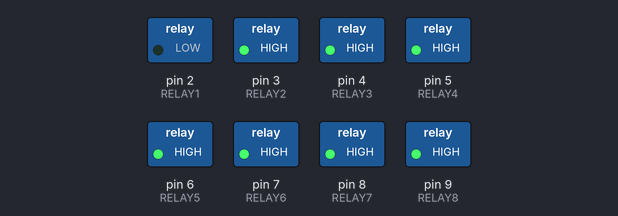
The sketch below on a simulated Arduino Uno, built with avr-gcc and run on an emulated ATmega328P. Parts: switched loads named in the sketch (green lamp = pin HIGH). What the sketch prints to the serial monitor is not drawn.

Above: at 0.7 s.
At 2.8 s:
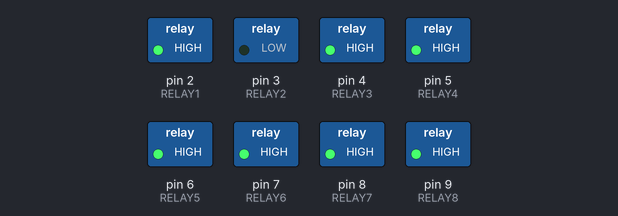
At 4.9 s:
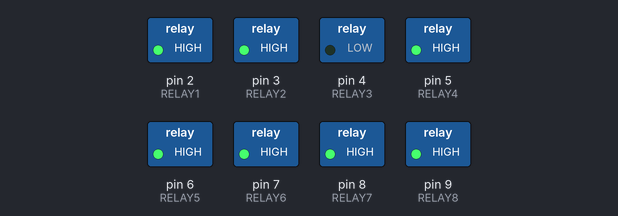
At 9.1 s:
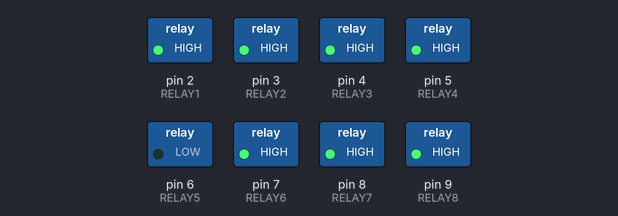
At 13.3 s:
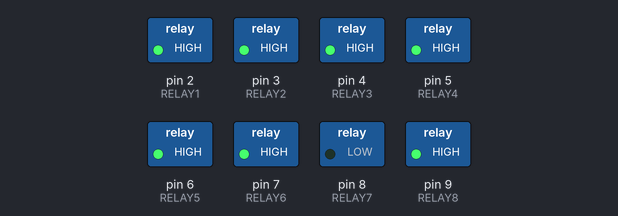
At 17.4 s:
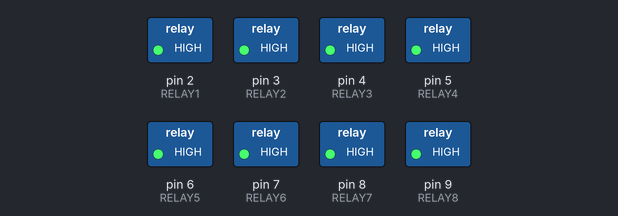
Timing chart, 0 to 18.9 s (numbered marks = the images above):
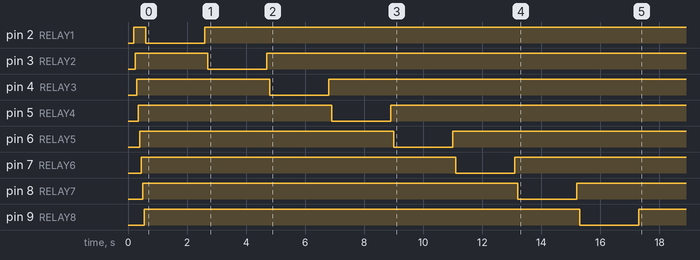

Measured:
- by itself, pin 2 (RELAY1): LOW → HIGH at 0.20 s, → LOW 0.40 s later, → HIGH 2.0 s later
- by itself, pin 3 (RELAY2): LOW → HIGH at 0.25 s, → LOW 2.5 s later, → HIGH 2.0 s later
- by itself, pin 4 (RELAY3): LOW → HIGH at 0.30 s, → LOW 4.5 s later, → HIGH 2.0 s later
- by itself, pin 5 (RELAY4): LOW → HIGH at 0.35 s, → LOW 6.6 s later, → HIGH 2.0 s later
- by itself, pin 6 (RELAY5): LOW → HIGH at 0.40 s, → LOW 8.6 s later, → HIGH 2.0 s later
- by itself, pin 7 (RELAY6): LOW → HIGH at 0.45 s, → LOW 10.7 s later, → HIGH 2.0 s later
- by itself, pin 8 (RELAY7): LOW → HIGH at 0.50 s, → LOW 12.7 s later, → HIGH 2.0 s later
- by itself, pin 9 (RELAY8): LOW → HIGH at 0.55 s, → LOW 14.8 s later, → HIGH 2.0 s later

The sketch:

Dust_Chamber_0.ino
```cpp
#define RELAY1 2 //Defining the pin 2 of the Arduino for the 1 relay module
#define RELAY2 3 //Defining the pin 3 of the Arduino for the 2 relay module
#define RELAY3 4 //Defining the pin 4 of the Arduino for the 3 relay module
#define RELAY4 5 //Defining the pin 5 of the Arduino for the 4 relay module
#define RELAY5 6 //Defining the pin 6 of the Arduino for the 5 relay module
#define RELAY6 7 //Defining the pin 7 of the Arduino for the 6 relay module
#define RELAY7 8 //Defining the pin 8 of the Arduino for the 7 relay module
#define RELAY8 9 //Defining the pin 9 of the Arduino for the 8 relay module

/* ------ Change ON, OFF and Total Test hours here ------ */
const int TIME_ON = 3; // On time in seconds per RELAY
const int TIME_OFF = 300; // Off time in seconds AFTER all RELAYS ON cycles
const int TOTAL_TEST_HOURS = 8; // Total test time in hours (No decimal)


/* ------ !!!!! DO NOT CHANGE BELOW THIS LINE !!!!! ------ */
int total_cycle = 60 / ((float)((float)TIME_ON * 8 + (float)TIME_OFF)/60) * (float)TOTAL_TEST_HOURS; // Calculate total number of cycles: 60min/hr * total time per cycle (cyc/mins) * total target test hours


void setup()
 {
    Serial.begin(9600);
    pinMode(RELAY1, OUTPUT); //Defining the pin 2 of the Arduino as output
    pinMode(RELAY2, OUTPUT); //Defining the pin 3 of the Arduino as output
    pinMode(RELAY3, OUTPUT); //Defining the pin 4 of the Arduino as output
    pinMode(RELAY4, OUTPUT); //Defining the pin 5 of the Arduino as output
    pinMode(RELAY5, OUTPUT); //Defining the pin 6 of the Arduino as output
    pinMode(RELAY6, OUTPUT); //Defining the pin 7 of the Arduino as output
    pinMode(RELAY7, OUTPUT); //Defining the pin 8 of the Arduino as output
    pinMode(RELAY8, OUTPUT); //Defining the pin 9 of the Arduino as output
    delay(100);
 }

void loop()
 {


  delay(100); //initial delay
  digitalWrite(RELAY1,HIGH); // This will Turn the Relay Off
  delay(50); //initial delay
  digitalWrite(RELAY2,HIGH); // This will Turn the Relay Off
  delay(50); //initial delay
  digitalWrite(RELAY3,HIGH); // This will Turn the Relay Off
  delay(50); //initial delay
  digitalWrite(RELAY4,HIGH); // This will Turn the Relay Off
  delay(50); //initial delay
  digitalWrite(RELAY5,HIGH); // This will Turn the Relay Off
  delay(50); //initial delay
  digitalWrite(RELAY6,HIGH); // This will Turn the Relay Off
  delay(50); //initial delay
  digitalWrite(RELAY7,HIGH); // This will Turn the Relay Off
  delay(50); //initial delay
  digitalWrite(RELAY8,HIGH); // This will Turn the Relay Off
  delay(50); //initial delay

  for  (int i = 1; i <= total_cycle+1; i++) {
    Serial.print("Beginning cycle : ");
    Serial.print(i);
    Serial.print(" of ");
    Serial.print(total_cycle);
    Serial.println("...");
    digitalWrite(RELAY1,LOW); // This will Turn ON the relay 1
    delay((TIME_ON-1)*1000); // Wait for (X) seconds
    digitalWrite(RELAY1,HIGH); // This will Turn the Relay Off
    delay(100); // This is pause time

    digitalWrite(RELAY2,LOW); // This will Turn ON the relay 2
    delay((TIME_ON-1)*1000); // Wait for (X) seconds
    digitalWrite(RELAY2,HIGH); // This will Turn the Relay Off
    delay(100); // This is pause time

    digitalWrite(RELAY3,LOW); // This will Turn ON the relay 3
    delay((TIME_ON-1)*1000); // Wait for (X) seconds
    digitalWrite(RELAY3,HIGH); // This will Turn the Relay Off
    delay(100); // This is pause time

    digitalWrite(RELAY4,LOW); // This will Turn ON the relay 4
    delay((TIME_ON-1)*1000); // Wait for (X) seconds
    digitalWrite(RELAY4,HIGH); // This will Turn the Relay Off
    delay(100); // This is pause time

    digitalWrite(RELAY5,LOW); // This will Turn ON the relay 5
    delay((TIME_ON-1)*1000); // Wait for (X) seconds
    digitalWrite(RELAY5,HIGH); // This will Turn the Relay Off
    delay(100); // This is pause time

    digitalWrite(RELAY6,LOW); // This will Turn ON the relay 6
    delay((TIME_ON-1)*1000); // Wait for (X) seconds
    digitalWrite(RELAY6,HIGH); // This will Turn the Relay Off
    delay(100); // This is pause time

    digitalWrite(RELAY7,LOW); // This will Turn ON the relay 7
    delay((TIME_ON-1)*1000); // Wait for (X) seconds
    digitalWrite(RELAY7,HIGH); // This will Turn the Relay Off
    delay(100); // This is pause time

    digitalWrite(RELAY8,LOW); // This will Turn ON the relay 8
    delay((TIME_ON-1)*1000); // Wait for (X) seconds
    digitalWrite(RELAY8,HIGH); // This will Turn the Relay Off

    delay((long) TIME_OFF*1000); // This is OFF time

    Serial.print("End of ");
    Serial.print(i);
    Serial.println(" cycles.");
    delay(50);
    }
  Serial.println("Test Completed. Program terminated");
  delay(50);
  exit (0);
 }
```
